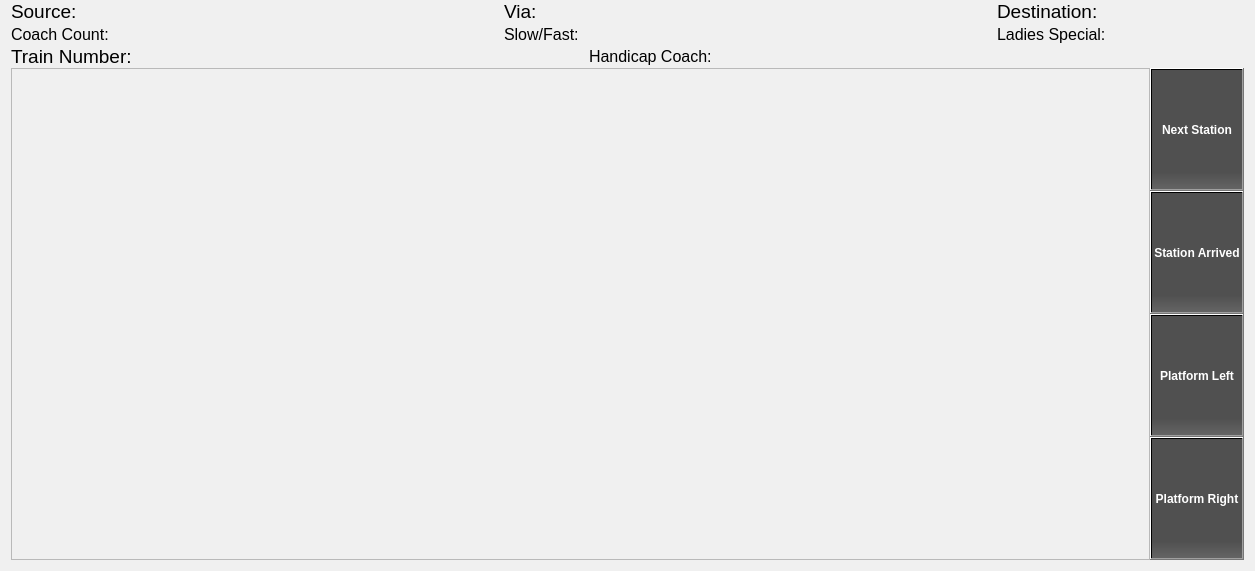
<?xml version="1.0" encoding="UTF-8"?>
<ui version="4.0">
 <class>train_route</class>
 <widget class="QWidget" name="train_route">
  <property name="geometry">
   <rect>
    <x>0</x>
    <y>0</y>
    <width>1255</width>
    <height>571</height>
   </rect>
  </property>
  <property name="windowTitle">
   <string>Form</string>
  </property>
  <property name="styleSheet">
   <string notr="true">background-color: rgb(240, 240, 240);</string>
  </property>
  <layout class="QHBoxLayout" name="horizontalLayout_11">
   <property name="spacing">
    <number>0</number>
   </property>
   <property name="topMargin">
    <number>0</number>
   </property>
   <item>
    <layout class="QVBoxLayout" name="verticalLayout_5">
     <property name="spacing">
      <number>0</number>
     </property>
     <item>
      <layout class="QHBoxLayout" name="horizontalLayout_3">
       <item>
        <layout class="QVBoxLayout" name="verticalLayout">
         <property name="spacing">
          <number>0</number>
         </property>
         <item>
          <layout class="QHBoxLayout" name="horizontalLayout">
           <item>
            <widget class="QLabel" name="source_label">
             <property name="font">
              <font>
               <pointsize>14</pointsize>
              </font>
             </property>
             <property name="text">
              <string>Source:</string>
             </property>
            </widget>
           </item>
           <item>
            <widget class="QLabel" name="source_station_name">
             <property name="sizePolicy">
              <sizepolicy hsizetype="MinimumExpanding" vsizetype="Preferred">
               <horstretch>0</horstretch>
               <verstretch>0</verstretch>
              </sizepolicy>
             </property>
             <property name="minimumSize">
              <size>
               <width>110</width>
               <height>0</height>
              </size>
             </property>
             <property name="font">
              <font>
               <pointsize>12</pointsize>
              </font>
             </property>
             <property name="styleSheet">
              <string notr="true">color: rgb(0, 0, 255);</string>
             </property>
             <property name="text">
              <string/>
             </property>
            </widget>
           </item>
          </layout>
         </item>
         <item>
          <layout class="QHBoxLayout" name="horizontalLayout_4">
           <item>
            <widget class="QLabel" name="coach_count_label">
             <property name="minimumSize">
              <size>
               <width>111</width>
               <height>0</height>
              </size>
             </property>
             <property name="font">
              <font>
               <pointsize>12</pointsize>
              </font>
             </property>
             <property name="text">
              <string>Coach Count:</string>
             </property>
            </widget>
           </item>
           <item>
            <widget class="QLabel" name="coach_count">
             <property name="minimumSize">
              <size>
               <width>20</width>
               <height>0</height>
              </size>
             </property>
             <property name="font">
              <font>
               <pointsize>14</pointsize>
              </font>
             </property>
             <property name="styleSheet">
              <string notr="true">color: rgb(0, 0, 255);</string>
             </property>
             <property name="text">
              <string/>
             </property>
            </widget>
           </item>
           <item>
            <spacer name="horizontalSpacer_3">
             <property name="orientation">
              <enum>Qt::Horizontal</enum>
             </property>
             <property name="sizeHint" stdset="0">
              <size>
               <width>40</width>
               <height>20</height>
              </size>
             </property>
            </spacer>
           </item>
          </layout>
         </item>
        </layout>
       </item>
       <item>
        <spacer name="horizontalSpacer">
         <property name="orientation">
          <enum>Qt::Horizontal</enum>
         </property>
         <property name="sizeHint" stdset="0">
          <size>
           <width>40</width>
           <height>20</height>
          </size>
         </property>
        </spacer>
       </item>
       <item>
        <layout class="QVBoxLayout" name="verticalLayout_2">
         <property name="spacing">
          <number>0</number>
         </property>
         <item>
          <layout class="QHBoxLayout" name="horizontalLayout_8">
           <item>
            <widget class="QLabel" name="via_label">
             <property name="sizePolicy">
              <sizepolicy hsizetype="Fixed" vsizetype="Preferred">
               <horstretch>0</horstretch>
               <verstretch>0</verstretch>
              </sizepolicy>
             </property>
             <property name="font">
              <font>
               <pointsize>14</pointsize>
              </font>
             </property>
             <property name="text">
              <string>Via:</string>
             </property>
            </widget>
           </item>
           <item>
            <widget class="QLabel" name="via_name">
             <property name="font">
              <font>
               <pointsize>12</pointsize>
              </font>
             </property>
             <property name="styleSheet">
              <string notr="true">color: rgb(85, 170, 0);</string>
             </property>
             <property name="text">
              <string/>
             </property>
            </widget>
           </item>
          </layout>
         </item>
         <item>
          <layout class="QHBoxLayout" name="horizontalLayout_5">
           <item>
            <widget class="QLabel" name="slow_fat_label">
             <property name="minimumSize">
              <size>
               <width>91</width>
               <height>0</height>
              </size>
             </property>
             <property name="font">
              <font>
               <pointsize>12</pointsize>
              </font>
             </property>
             <property name="text">
              <string>Slow/Fast:</string>
             </property>
            </widget>
           </item>
           <item>
            <widget class="QLabel" name="slow_fast_type">
             <property name="minimumSize">
              <size>
               <width>81</width>
               <height>0</height>
              </size>
             </property>
             <property name="font">
              <font>
               <pointsize>14</pointsize>
              </font>
             </property>
             <property name="styleSheet">
              <string notr="true">color: rgb(0, 0, 255);</string>
             </property>
             <property name="text">
              <string/>
             </property>
            </widget>
           </item>
           <item>
            <spacer name="horizontalSpacer_5">
             <property name="orientation">
              <enum>Qt::Horizontal</enum>
             </property>
             <property name="sizeHint" stdset="0">
              <size>
               <width>40</width>
               <height>20</height>
              </size>
             </property>
            </spacer>
           </item>
          </layout>
         </item>
        </layout>
       </item>
       <item>
        <spacer name="horizontalSpacer_2">
         <property name="orientation">
          <enum>Qt::Horizontal</enum>
         </property>
         <property name="sizeHint" stdset="0">
          <size>
           <width>40</width>
           <height>20</height>
          </size>
         </property>
        </spacer>
       </item>
       <item>
        <layout class="QVBoxLayout" name="verticalLayout_3">
         <property name="spacing">
          <number>0</number>
         </property>
         <item>
          <layout class="QHBoxLayout" name="horizontalLayout_2">
           <item>
            <widget class="QLabel" name="destination_label">
             <property name="font">
              <font>
               <pointsize>14</pointsize>
              </font>
             </property>
             <property name="text">
              <string>Destination:</string>
             </property>
            </widget>
           </item>
           <item>
            <widget class="QLabel" name="destination_station_name">
             <property name="sizePolicy">
              <sizepolicy hsizetype="MinimumExpanding" vsizetype="Preferred">
               <horstretch>0</horstretch>
               <verstretch>0</verstretch>
              </sizepolicy>
             </property>
             <property name="minimumSize">
              <size>
               <width>120</width>
               <height>0</height>
              </size>
             </property>
             <property name="font">
              <font>
               <pointsize>12</pointsize>
              </font>
             </property>
             <property name="styleSheet">
              <string notr="true">color: rgb(0, 0, 255);</string>
             </property>
             <property name="text">
              <string/>
             </property>
            </widget>
           </item>
          </layout>
         </item>
         <item>
          <layout class="QHBoxLayout" name="horizontalLayout_6">
           <item>
            <widget class="QLabel" name="ladies_special_label">
             <property name="minimumSize">
              <size>
               <width>121</width>
               <height>0</height>
              </size>
             </property>
             <property name="font">
              <font>
               <pointsize>12</pointsize>
              </font>
             </property>
             <property name="text">
              <string>Ladies Special:</string>
             </property>
            </widget>
           </item>
           <item>
            <widget class="QLabel" name="ladies_special_type">
             <property name="sizePolicy">
              <sizepolicy hsizetype="Fixed" vsizetype="Preferred">
               <horstretch>0</horstretch>
               <verstretch>0</verstretch>
              </sizepolicy>
             </property>
             <property name="minimumSize">
              <size>
               <width>20</width>
               <height>0</height>
              </size>
             </property>
             <property name="font">
              <font>
               <pointsize>14</pointsize>
              </font>
             </property>
             <property name="styleSheet">
              <string notr="true">color: rgb(0, 0, 255);</string>
             </property>
             <property name="text">
              <string/>
             </property>
            </widget>
           </item>
           <item>
            <spacer name="horizontalSpacer_6">
             <property name="orientation">
              <enum>Qt::Horizontal</enum>
             </property>
             <property name="sizeHint" stdset="0">
              <size>
               <width>40</width>
               <height>20</height>
              </size>
             </property>
            </spacer>
           </item>
          </layout>
         </item>
        </layout>
       </item>
      </layout>
     </item>
     <item>
      <layout class="QHBoxLayout" name="horizontalLayout_7">
       <item>
        <widget class="QLabel" name="train_number_label">
         <property name="font">
          <font>
           <pointsize>14</pointsize>
          </font>
         </property>
         <property name="text">
          <string>Train Number: </string>
         </property>
         <property name="alignment">
          <set>Qt::AlignLeading|Qt::AlignLeft|Qt::AlignVCenter</set>
         </property>
        </widget>
       </item>
       <item>
        <widget class="QLabel" name="train_name">
         <property name="font">
          <font>
           <pointsize>14</pointsize>
           <weight>75</weight>
           <bold>true</bold>
          </font>
         </property>
         <property name="text">
          <string/>
         </property>
         <property name="alignment">
          <set>Qt::AlignCenter</set>
         </property>
        </widget>
       </item>
       <item>
        <spacer name="horizontalSpacer_7">
         <property name="orientation">
          <enum>Qt::Horizontal</enum>
         </property>
         <property name="sizeHint" stdset="0">
          <size>
           <width>40</width>
           <height>20</height>
          </size>
         </property>
        </spacer>
       </item>
       <item>
        <layout class="QHBoxLayout" name="horizontalLayout_10">
         <item>
          <widget class="QLabel" name="handicap_coach_label">
           <property name="minimumSize">
            <size>
             <width>91</width>
             <height>0</height>
            </size>
           </property>
           <property name="font">
            <font>
             <pointsize>12</pointsize>
            </font>
           </property>
           <property name="text">
            <string>Handicap Coach:</string>
           </property>
          </widget>
         </item>
         <item>
          <widget class="QLabel" name="handicap_coach">
           <property name="minimumSize">
            <size>
             <width>81</width>
             <height>0</height>
            </size>
           </property>
           <property name="font">
            <font>
             <pointsize>14</pointsize>
            </font>
           </property>
           <property name="text">
            <string/>
           </property>
          </widget>
         </item>
        </layout>
       </item>
       <item>
        <spacer name="horizontalSpacer_4">
         <property name="orientation">
          <enum>Qt::Horizontal</enum>
         </property>
         <property name="sizeHint" stdset="0">
          <size>
           <width>40</width>
           <height>20</height>
          </size>
         </property>
        </spacer>
       </item>
       <item>
        <widget class="QLabel" name="date_time">
         <property name="font">
          <font>
           <pointsize>14</pointsize>
           <weight>75</weight>
           <bold>true</bold>
          </font>
         </property>
         <property name="text">
          <string/>
         </property>
        </widget>
       </item>
      </layout>
     </item>
     <item>
      <layout class="QHBoxLayout" name="horizontalLayout_9">
       <property name="spacing">
        <number>0</number>
       </property>
       <item>
        <widget class="QListWidget" name="listWidget">
         <property name="palette">
          <palette>
           <active>
            <colorrole role="Button">
             <brush brushstyle="SolidPattern">
              <color alpha="255">
               <red>240</red>
               <green>240</green>
               <blue>240</blue>
              </color>
             </brush>
            </colorrole>
            <colorrole role="Base">
             <brush brushstyle="SolidPattern">
              <color alpha="255">
               <red>240</red>
               <green>240</green>
               <blue>240</blue>
              </color>
             </brush>
            </colorrole>
            <colorrole role="Window">
             <brush brushstyle="SolidPattern">
              <color alpha="255">
               <red>240</red>
               <green>240</green>
               <blue>240</blue>
              </color>
             </brush>
            </colorrole>
            <colorrole role="Highlight">
             <brush brushstyle="SolidPattern">
              <color alpha="100">
               <red>45</red>
               <green>179</green>
               <blue>56</blue>
              </color>
             </brush>
            </colorrole>
            <colorrole role="Link">
             <brush brushstyle="SolidPattern">
              <color alpha="100">
               <red>75</red>
               <green>179</green>
               <blue>78</blue>
              </color>
             </brush>
            </colorrole>
           </active>
           <inactive>
            <colorrole role="Button">
             <brush brushstyle="SolidPattern">
              <color alpha="255">
               <red>240</red>
               <green>240</green>
               <blue>240</blue>
              </color>
             </brush>
            </colorrole>
            <colorrole role="Base">
             <brush brushstyle="SolidPattern">
              <color alpha="255">
               <red>240</red>
               <green>240</green>
               <blue>240</blue>
              </color>
             </brush>
            </colorrole>
            <colorrole role="Window">
             <brush brushstyle="SolidPattern">
              <color alpha="255">
               <red>240</red>
               <green>240</green>
               <blue>240</blue>
              </color>
             </brush>
            </colorrole>
            <colorrole role="Highlight">
             <brush brushstyle="SolidPattern">
              <color alpha="100">
               <red>45</red>
               <green>179</green>
               <blue>56</blue>
              </color>
             </brush>
            </colorrole>
            <colorrole role="Link">
             <brush brushstyle="SolidPattern">
              <color alpha="100">
               <red>75</red>
               <green>179</green>
               <blue>78</blue>
              </color>
             </brush>
            </colorrole>
           </inactive>
           <disabled>
            <colorrole role="Button">
             <brush brushstyle="SolidPattern">
              <color alpha="255">
               <red>240</red>
               <green>240</green>
               <blue>240</blue>
              </color>
             </brush>
            </colorrole>
            <colorrole role="Base">
             <brush brushstyle="SolidPattern">
              <color alpha="255">
               <red>240</red>
               <green>240</green>
               <blue>240</blue>
              </color>
             </brush>
            </colorrole>
            <colorrole role="Window">
             <brush brushstyle="SolidPattern">
              <color alpha="255">
               <red>240</red>
               <green>240</green>
               <blue>240</blue>
              </color>
             </brush>
            </colorrole>
            <colorrole role="Highlight">
             <brush brushstyle="SolidPattern">
              <color alpha="255">
               <red>145</red>
               <green>141</green>
               <blue>126</blue>
              </color>
             </brush>
            </colorrole>
            <colorrole role="Link">
             <brush brushstyle="SolidPattern">
              <color alpha="100">
               <red>75</red>
               <green>179</green>
               <blue>78</blue>
              </color>
             </brush>
            </colorrole>
           </disabled>
          </palette>
         </property>
         <property name="styleSheet">
          <string notr="true">
    QScrollBar:vertical { width: 100px; }</string>
         </property>
         <property name="sizeAdjustPolicy">
          <enum>QAbstractScrollArea::AdjustToContents</enum>
         </property>
         <property name="editTriggers">
          <set>QAbstractItemView::NoEditTriggers</set>
         </property>
         <property name="alternatingRowColors">
          <bool>false</bool>
         </property>
         <property name="selectionMode">
          <enum>QAbstractItemView::NoSelection</enum>
         </property>
         <property name="selectionBehavior">
          <enum>QAbstractItemView::SelectItems</enum>
         </property>
        </widget>
       </item>
       <item>
        <layout class="QVBoxLayout" name="verticalLayout_4">
         <item>
          <widget class="QPushButton" name="next_station">
           <property name="sizePolicy">
            <sizepolicy hsizetype="Preferred" vsizetype="MinimumExpanding">
             <horstretch>0</horstretch>
             <verstretch>0</verstretch>
            </sizepolicy>
           </property>
           <property name="minimumSize">
            <size>
             <width>50</width>
             <height>30</height>
            </size>
           </property>
           <property name="font">
            <font>
             <weight>75</weight>
             <bold>true</bold>
            </font>
           </property>
           <property name="styleSheet">
            <string notr="true">
background-color: qlineargradient(spread:pad, x1:1, y1:0.5, x2:1, y2:0.3 stop:0 rgba(179, 179, 179, 255), stop:1 rgba(220, 220, 220, 255));
color: rgb(0, 0,0);
background-color: qlineargradient(spread:pad, x1:1, y1:0.8, x2:1, y2:1, stop:0.3 rgba(80, 80, 80, 255), stop:1 rgba(100, 100, 100, 255));
color: rgb(255, 255, 255);</string>
           </property>
           <property name="text">
            <string>Next Station</string>
           </property>
          </widget>
         </item>
         <item>
          <widget class="QPushButton" name="station_arrived">
           <property name="sizePolicy">
            <sizepolicy hsizetype="Preferred" vsizetype="MinimumExpanding">
             <horstretch>0</horstretch>
             <verstretch>0</verstretch>
            </sizepolicy>
           </property>
           <property name="minimumSize">
            <size>
             <width>40</width>
             <height>30</height>
            </size>
           </property>
           <property name="font">
            <font>
             <weight>75</weight>
             <bold>true</bold>
            </font>
           </property>
           <property name="styleSheet">
            <string notr="true">background-color: qlineargradient(spread:pad, x1:1, y1:0.8, x2:1, y2:1, stop:0.3 rgba(0, 0, 0, 255), stop:1 rgba(100, 100, 100, 255));
color: rgb(255, 255, 255);
background-color: qlineargradient(spread:pad, x1:1, y1:0.5, x2:1, y2:0.3 stop:0 rgba(179, 179, 179, 255), stop:1 rgba(220, 220, 220, 255));
color: rgb(0, 0,0);
background-color: qlineargradient(spread:pad, x1:1, y1:0.8, x2:1, y2:1, stop:0.3 rgba(80, 80, 80, 255), stop:1 rgba(100, 100, 100, 255));
color: rgb(255, 255, 255);</string>
           </property>
           <property name="text">
            <string>Station Arrived</string>
           </property>
          </widget>
         </item>
         <item>
          <widget class="QPushButton" name="platform_left">
           <property name="sizePolicy">
            <sizepolicy hsizetype="Preferred" vsizetype="MinimumExpanding">
             <horstretch>0</horstretch>
             <verstretch>0</verstretch>
            </sizepolicy>
           </property>
           <property name="minimumSize">
            <size>
             <width>40</width>
             <height>30</height>
            </size>
           </property>
           <property name="font">
            <font>
             <pointsize>9</pointsize>
             <weight>75</weight>
             <bold>true</bold>
            </font>
           </property>
           <property name="styleSheet">
            <string notr="true">background-color: qlineargradient(spread:pad, x1:1, y1:0.8, x2:1, y2:1, stop:0.3 rgba(0, 0, 0, 255), stop:1 rgba(100, 100, 100, 255));
color: rgb(255, 255, 255);
background-color: qlineargradient(spread:pad, x1:1, y1:0.5, x2:1, y2:0.3 stop:0 rgba(179, 179, 179, 255), stop:1 rgba(220, 220, 220, 255));
color: rgb(0, 0,0);
background-color: qlineargradient(spread:pad, x1:1, y1:0.8, x2:1, y2:1, stop:0.3 rgba(80, 80, 80, 255), stop:1 rgba(100, 100, 100, 255));
color: rgb(255, 255, 255);</string>
           </property>
           <property name="text">
            <string>Platform Left</string>
           </property>
          </widget>
         </item>
         <item>
          <widget class="QPushButton" name="platform_right">
           <property name="sizePolicy">
            <sizepolicy hsizetype="Preferred" vsizetype="MinimumExpanding">
             <horstretch>0</horstretch>
             <verstretch>0</verstretch>
            </sizepolicy>
           </property>
           <property name="minimumSize">
            <size>
             <width>50</width>
             <height>30</height>
            </size>
           </property>
           <property name="font">
            <font>
             <pointsize>9</pointsize>
             <weight>75</weight>
             <bold>true</bold>
            </font>
           </property>
           <property name="styleSheet">
            <string notr="true">background-color: qlineargradient(spread:pad, x1:1, y1:0.8, x2:1, y2:1, stop:0.3 rgba(0, 0, 0, 255), stop:1 rgba(100, 100, 100, 255));
color: rgb(255, 255, 255);
background-color: qlineargradient(spread:pad, x1:1, y1:0.5, x2:1, y2:0.3 stop:0 rgba(179, 179, 179, 255), stop:1 rgba(220, 220, 220, 255));
color: rgb(0, 0,0);
background-color: qlineargradient(spread:pad, x1:1, y1:0.8, x2:1, y2:1, stop:0.3 rgba(80, 80, 80, 255), stop:1 rgba(100, 100, 100, 255));
color: rgb(255, 255, 255);</string>
           </property>
           <property name="text">
            <string>Platform Right</string>
           </property>
          </widget>
         </item>
        </layout>
       </item>
      </layout>
     </item>
    </layout>
   </item>
  </layout>
 </widget>
 <resources/>
 <connections/>
</ui>
